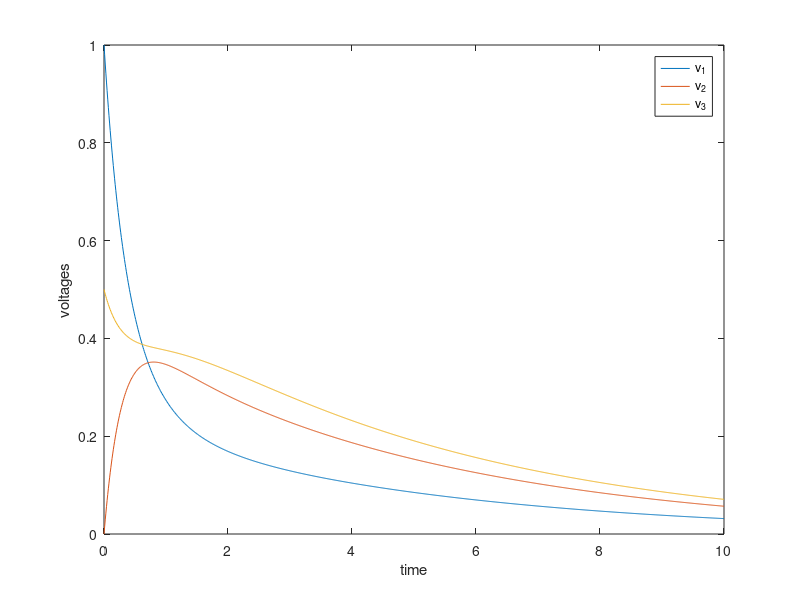

Write the MATLAB code that produced this figure.
%name : Gonul AYCI
%e-mail : aycignl@gmail.com

function [] = autonomous ()

A = [-2 1 0; 1 -2 1; 0 1 -1]

t = 0:.01:10;
x = zeros(3,length(t));
x0 = [1;0;.5];

for ii = 1 : length(t)
    x(:,ii) = expm(t(ii)*A)*x0;
end

figure,plot(t, x');
legend('v_1','v_2','v_3');
xlabel('time');
ylabel('voltages');


end
